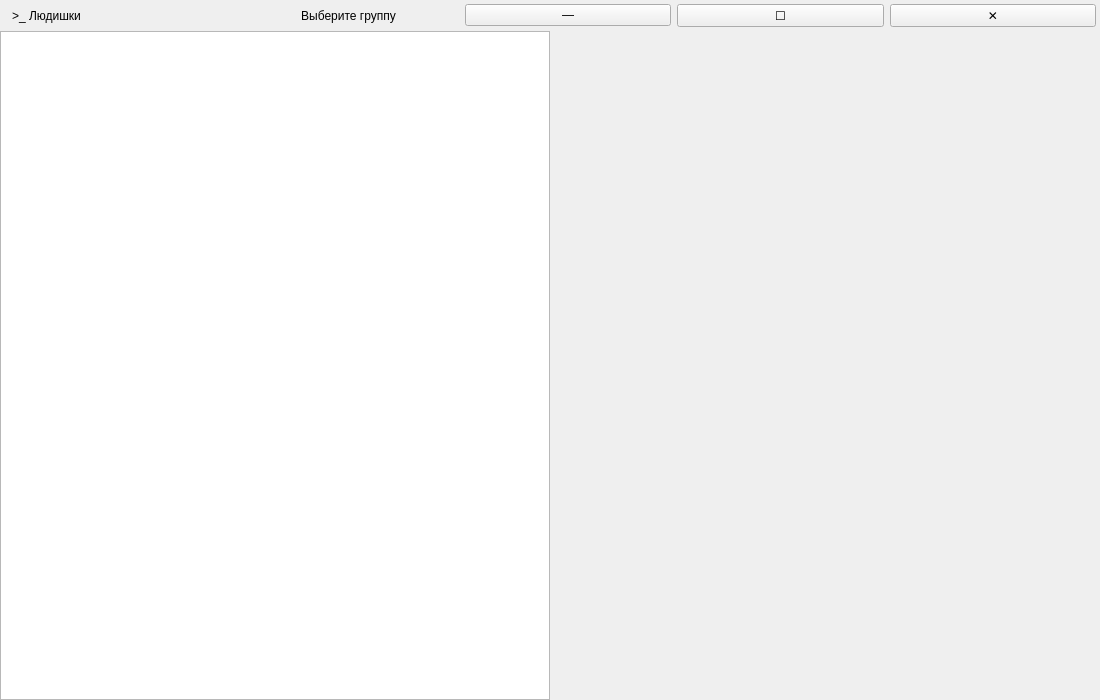
<?xml version="1.0" encoding="UTF-8"?>
<ui version="4.0">
 <class>MainWindow</class>
 <widget class="QMainWindow" name="MainWindow">
  <property name="geometry">
   <rect>
    <x>0</x>
    <y>0</y>
    <width>1100</width>
    <height>700</height>
   </rect>
  </property>
  <property name="windowTitle">
   <string>Людишки</string>
  </property>
  <property name="windowFlags">
   <set>Qt::FramelessWindowHint</set>
  </property>
  <widget class="QWidget" name="centralwidget">
   <layout class="QVBoxLayout" name="mainVLayout">
    <property name="spacing">
     <number>0</number>
    </property>
    <property name="leftMargin">
     <number>0</number>
    </property>
    <property name="topMargin">
     <number>0</number>
    </property>
    <property name="rightMargin">
     <number>0</number>
    </property>
    <property name="bottomMargin">
     <number>0</number>
    </property>
    <!-- Title Bar -->
    <item>
     <widget class="QWidget" name="titleBar">
      <layout class="QHBoxLayout" name="titleBarLayout">
       <property name="leftMargin">
        <number>12</number>
       </property>
       <property name="rightMargin">
        <number>4</number>
       </property>
       <property name="topMargin">
        <number>4</number>
       </property>
       <property name="bottomMargin">
        <number>4</number>
       </property>
       <item>
        <widget class="QLabel" name="appLogo">
         <property name="text">
          <string>&gt;_ Людишки</string>
         </property>
         <property name="minimumSize">
          <size>
           <width>220</width>
           <height>0</height>
          </size>
         </property>
         <property name="maximumSize">
          <size>
           <width>220</width>
           <height>16777215</height>
          </size>
         </property>
        </widget>
       </item>
       <item>
        <spacer name="titleLeftSpacer">
         <property name="orientation">
          <enum>Qt::Horizontal</enum>
         </property>
        </spacer>
       </item>
       <item>
        <widget class="QLabel" name="titleLabel">
         <property name="text">
          <string>Выберите группу</string>
         </property>
         <property name="alignment">
          <set>Qt::AlignCenter</set>
         </property>
        </widget>
       </item>
       <item>
        <spacer name="titleRightSpacer">
         <property name="orientation">
          <enum>Qt::Horizontal</enum>
         </property>
        </spacer>
       </item>
       <item>
        <widget class="QPushButton" name="btnMinimize">
         <property name="text">
          <string>—</string>
         </property>
        </widget>
       </item>
       <item>
        <widget class="QPushButton" name="btnMaximize">
         <property name="text">
          <string>☐</string>
         </property>
        </widget>
       </item>
       <item>
        <widget class="QPushButton" name="btnClose">
         <property name="text">
          <string>✕</string>
         </property>
        </widget>
       </item>
      </layout>
     </widget>
    </item>
    <!-- Body: sidebar + content -->
    <item>
     <widget class="QWidget" name="bodyWidget">
      <layout class="QHBoxLayout" name="bodyLayout">
       <property name="spacing">
        <number>0</number>
       </property>
       <property name="leftMargin">
        <number>0</number>
       </property>
       <property name="topMargin">
        <number>0</number>
       </property>
       <property name="rightMargin">
        <number>0</number>
       </property>
       <property name="bottomMargin">
        <number>0</number>
       </property>
       <!-- Sidebar -->
       <item>
        <widget class="QWidget" name="sidebar">
         <layout class="QVBoxLayout" name="sidebarLayout">
          <property name="spacing">
           <number>0</number>
          </property>
          <property name="leftMargin">
           <number>0</number>
          </property>
          <property name="topMargin">
           <number>0</number>
          </property>
          <property name="rightMargin">
           <number>0</number>
          </property>
          <property name="bottomMargin">
           <number>0</number>
          </property>
          <item>
           <widget class="QListWidget" name="groupList"/>
          </item>
         </layout>
        </widget>
       </item>
       <!-- Content -->
       <item>
        <widget class="QStackedWidget" name="contentStack">
         <property name="currentIndex">
          <number>0</number>
         </property>
        </widget>
       </item>
      </layout>
     </widget>
    </item>
   </layout>
  </widget>
  <widget class="QMenuBar" name="menubar"/>
 </widget>
 <resources/>
 <connections/>
</ui>
